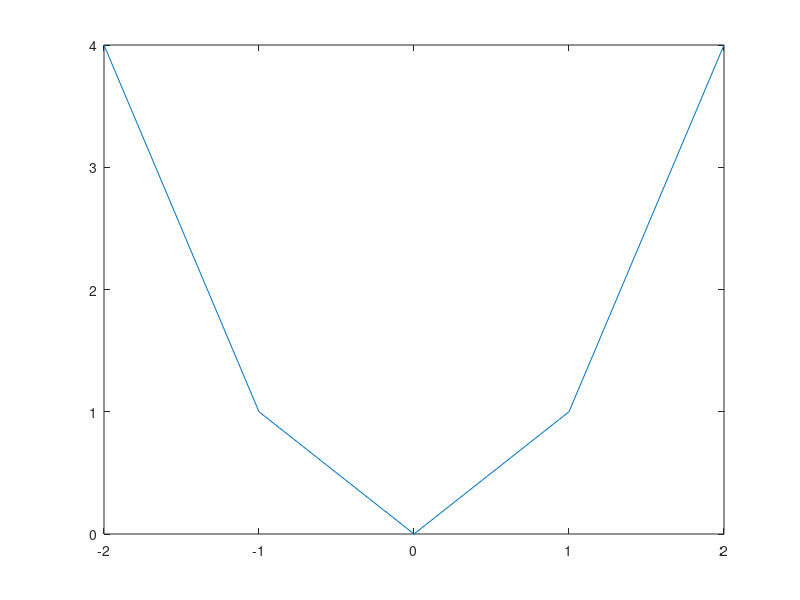

Recreate this plot in MATLAB.
% Bąk Maciej 400666 - zadanie 2
% aproksymacja za pomocą paraboli f(x) = ax^2 + bx + c

x = [-2, -1, 0, 1, 2];
y = [4, 1, 0, 1, 4];
G = zeros(5, 3);
Gt = zeros(3, 5);
factors = zeros(3, 1);
d = zeros(5, 1);

% stworzenie macuierzy d z wartościami z wektora y
for i=1:5
   d(i, 1) = y(i); 
end

% macierz G
for j=1:3
    for i=1:5
        if j==1
           G(i,j) = x(i) * x(i);
        end
        if j== 2
           G(i,j) = x(i); 
        end
        if j==3
            G(i,j) = 1;
        end
    end
end

% transpozycja macierzy G
for j=1:5
    for i=1:3
       Gt(i, j) = G(j, i);
    end
end

GtG = Gt * G;
GtG_inv = GtG^(-1);
M = GtG_inv * (Gt * d);
disp(M);

for i = i:5
    y(i) = M(1) * x(i)^2 + M(2)*x(i) + M(3); 
end

plot(x,y);


